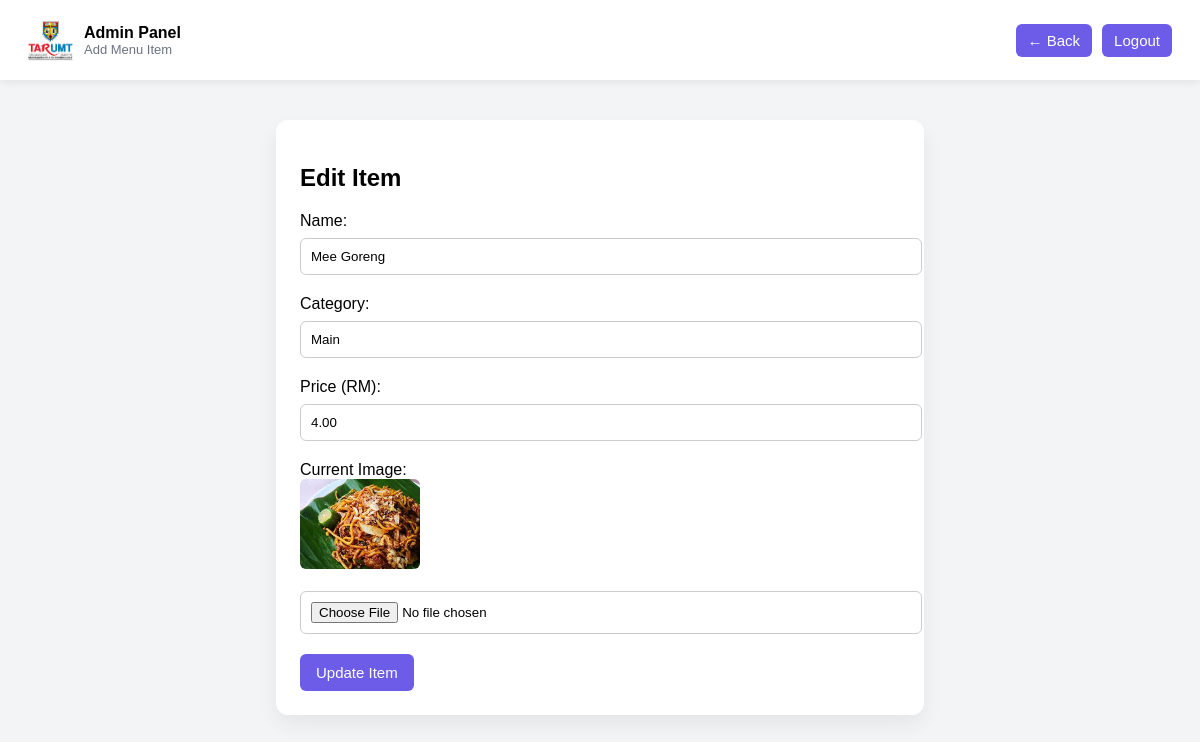
Screenshot of /myproject/admin_edit_item.php?id=3 (signed in) with the database file from the repository.
### tables this page shows
CREATE TABLE `menu` (
  `id` int(11) NOT NULL,
  `name` varchar(255) DEFAULT NULL,
  `category` varchar(100) DEFAULT NULL,
  `price` decimal(10,2) DEFAULT NULL,
  `image` varchar(255) DEFAULT NULL
);

### myproject/admin_edit_item.php (the view, shortened to what this page needs)
<?php
require "db.php";
$id = intval($_GET['id']);
$stmt = $conn->prepare("SELECT * FROM menu WHERE id = ?");
$stmt->execute([$id]);
$item = $stmt->fetch(PDO::FETCH_ASSOC);
?>
<!doctype html>
<html>
<head>
</head>
<body>
<header>
    <div class="logo-box"><div class="logo"><img src="img/logo.jpg" class="logo-img"> </div>
        <div>
            <div style="font-weight:700;">Admin Panel</div>
            <div style="font-size:13px; color:#6b7280;">Add Menu Item</div>
        </div>
    </div>
    <div style="display:flex; gap:10px;">
        <button onclick="location.href='admin.php'"
                class="btn"
                style="width:auto; padding:8px 12px;">
            ← Back
        </button>
        <button onclick="location.href='logout.php'"
                class="btn"
                style="width:auto; padding:8px 12px;">
            Logout
        </button>
    </div>
</header>
<div class="container">
    <h2>Edit Item</h2>
    <form method="POST" enctype="multipart/form-data">
        <label>Name:</label>
        <input type="text" name="name" value="<?= htmlspecialchars($item['name']) ?>" required>
        <label>Category:</label>
        <input type="text" name="category" value="<?= htmlspecialchars($item['category']) ?>" required>
        <label>Price (RM):</label>
        <input type="number" step="0.01" name="price" value="<?= $item['price'] ?>" required>
        <label>Current Image:</label><br>
        <?php if ($item['image']): ?>
            <img class="thumb" src="uploads/<?= $item['image'] ?>">
        <?php else: ?>
            <p>No image uploaded</p>
        <?php endif; ?>
        <input type="file" name="image" accept="image/*">
        <button class="btn" type="submit">Update Item</button>
    </form>
</div>
</body>
</html>

### myproject/admin_edit_item.php (style rules this page uses)
body { font-family: Arial; background:#f3f4f6; margin:0; }
.container { max-width:600px; margin:40px auto; background:white; padding:24px; border-radius:12px; box-shadow:0 10px 20px rgba(0,0,0,0.06); }
header { display:flex; justify-content:space-between; align-items:center; padding:18px 28px; background:white; box-shadow:0 2px 8px rgba(0,0,0,0.08); }
.logo-box { display:flex; align-items:center; gap:12px }
.logo { width:44px; height:44px; display:flex; align-items:center; justify-content:center; font-weight:700; border-radius:8px; }
.logo-img { width: 55px; height: 55px; object-fit: cover; border-radius: 8px; }
input, select { width:100%; padding:10px; margin:8px 0 20px 0; border:1px solid #ccc; border-radius:6px; }
.btn { padding:10px 16px; border:none; cursor:pointer; border-radius:6px; background:#6c5ce7; color:white; font-size:15px; }
.thumb { width:120px; height:90px; object-fit:cover; border-radius:6px; margin-bottom:10px; }

### rows the page displays
menu: name "Mee Goreng", category "Main", price "4.00", image (picture)
